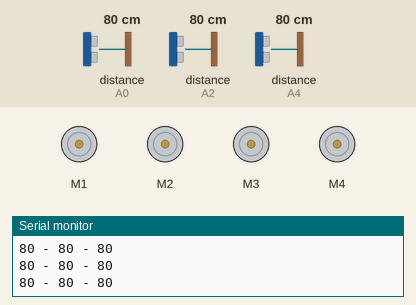
The sketch below on a simulated Arduino Uno, built with avr-gcc and run on an emulated ATmega328P. On the bench: 4 × DC motor (green arrow = forward, orange = backward, longer = faster), the last lines printed to the serial monitor. Wiring (inferred from the names in the program): 3 × ultrasonic range finder: trigger A1, echo A0 / trigger A3, echo A2 / trigger A5, echo A4. Inputs (shaded band) come from the test bench; at power-on: distance to the obstacle (sensors on A2, A0, A4) 80 cm. The echo pulse lasts 58.3 µs per cm.

Above: at 1.2 s.
1.3 s: distance to the obstacle (sensor on A2) set to 2 cm
At 1.7 s:
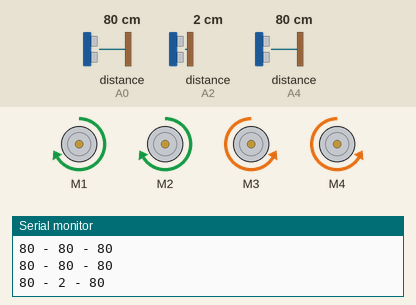
4.3 s: distance to the obstacle (sensor on A2) set to 60 cm
At 4.6 s:
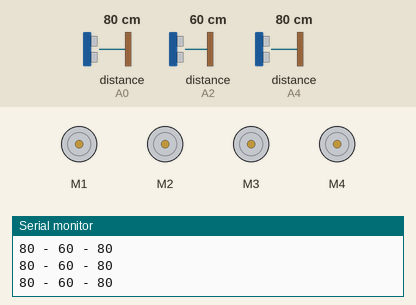
13.3 s: distance to the obstacle (sensor on A2) set to 11 cm
16.3 s: distance to the obstacle (sensor on A2) set to 8 cm
At 16.7 s:
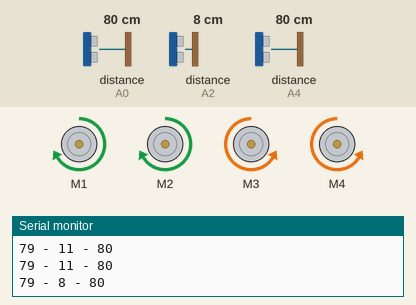
Timing chart, 0 to 20.3 s (numbered marks = the images above; inputs shaded):
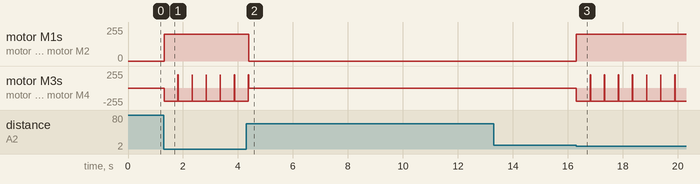

Measured:
- the behaviour switches between 10 and 9 cm on distance to the obstacle (sensor on A2) (found by bisection; images 2 and 3)
- after the input at 1.3 s, motor M1, motor M2: stopped → forward 200/255 at once; motor M3, motor M4: alternates forward 200/255 for 0.01 s and backward 200/255 for 0.50 s, starting at once
- after the input at 4.3 s, motor M1, motor M2: forward 200/255 → stopped after 0.09 s
- after the input at 16.3 s, motor M1, motor M2: stopped → forward 200/255 at once; motor M3, motor M4: alternates forward 200/255 for 0.01 s and backward 200/255 for 0.50 s, starting at once

The sketch:

Robo.ino
```cpp
#define echoPin1 A0 // attach pin D2 Arduino to pin Echo of HC-SR04
#define trigPin1 A1//attach pin D3 Arduino to pin Trig of HC-SR04

#define echoPin2 A2 // attach pin D2 Arduino to pin Echo of HC-SR04
#define trigPin2 A3

#define echoPin3 A4 // attach pin D2 Arduino to pin Echo of HC-SR04
#define trigPin3 A5

#include <AFMotor.h>
AF_DCMotor motor1(1);
AF_DCMotor motor2(2);
AF_DCMotor motor3(3);
AF_DCMotor motor4(4);
// defines variables
long duration, RightSensor, FrontSensor, LeftSensor; // variable for the duration of sound wave travel
int distance1, distance2, distance3, set = 20;// variable for the distance measurement

void setup()
{
  Serial.begin (9600);
  pinMode(trigPin1, OUTPUT);
  pinMode(echoPin1, INPUT);
  pinMode(trigPin2, OUTPUT);
  pinMode(echoPin2, INPUT);
  pinMode(trigPin3, OUTPUT);
  pinMode(echoPin3, INPUT);


  //Set initial speed of the motor & stop

  // Serial.begin(9600);
  motor1.setSpeed(200); //
  motor2.setSpeed(200);
  motor3.setSpeed(200);
  motor4.setSpeed(200);
}

void UltraSensor(int trigPin, int echoPin)
{
  digitalWrite(trigPin, LOW);
  delayMicroseconds(2);
  digitalWrite(trigPin, HIGH);
  delayMicroseconds(10);
  digitalWrite(trigPin, LOW);
  duration = pulseIn(echoPin, HIGH);
  distance1 = (duration / 2) / 29.1;
  distance2 = (duration / 2) / 29.1;
  distance3 = (duration / 2) / 29.1;
  delay(0);

}
void loop(){
  UltraSensor(trigPin1, echoPin1);
  RightSensor = distance1;
  UltraSensor(trigPin2, echoPin2);
  FrontSensor = distance2;
  UltraSensor(trigPin3, echoPin3);
  LeftSensor = distance3;

  Serial.print(RightSensor);
  Serial.print(" - ");
  Serial.print(FrontSensor);
  Serial.print(" - ");
  Serial.println(LeftSensor);

  if (FrontSensor < 10)
  {
    motor1.run(FORWARD); //Code  for Right
    motor2.run(FORWARD);
    motor3.run(BACKWARD);
    motor4.run(BACKWARD);
    delay(500);
    motor1.run(FORWARD);
    motor2.run(FORWARD);
    motor3.run(FORWARD);
    motor4.run(FORWARD);
    if (LeftSensor < 20 && RightSensor > 20)
    {
      motor1.run(FORWARD); //Code for Forward
      motor2.run(FORWARD);
      motor3.run(FORWARD);
      motor4.run(FORWARD);
      if (LeftSensor > 20 && RightSensor > 20)
      {
        motor1.run(BACKWARD);  //Code for Left
        motor2.run(BACKWARD);
        motor3.run(FORWARD);
        motor4.run(FORWARD);
        delay(500);
        motor1.run(FORWARD);
        motor2.run(FORWARD);
        motor3.run(FORWARD);
        motor4.run(FORWARD);
        if (LeftSensor < 20 && RightSensor > 20)
        {
          motor1.run(FORWARD); //Code for Forward
          motor2.run(FORWARD);
          motor3.run(FORWARD);
          motor4.run(FORWARD);
          if (LeftSensor > 20 && RightSensor > 20)
          {
            motor1.run(BACKWARD);  //Code for Left
            motor2.run(BACKWARD);
            motor3.run(FORWARD);
            motor4.run(FORWARD);
            delay(500);
            motor1.run(FORWARD);
            motor2.run(FORWARD);
            motor3.run(FORWARD);
            motor4.run(FORWARD);
            if (LeftSensor < 20 && RightSensor > 20)
            {
              motor1.run(FORWARD); //Code for Forward
              motor2.run(FORWARD);
              motor3.run(FORWARD);
              motor4.run(FORWARD);
            }
          }
        }
      }
    }
  }

  else
  {
    motor1.run(RELEASE);
    motor2.run(RELEASE);
    motor3.run(RELEASE);
    motor4.run(RELEASE);
  }
}
```
